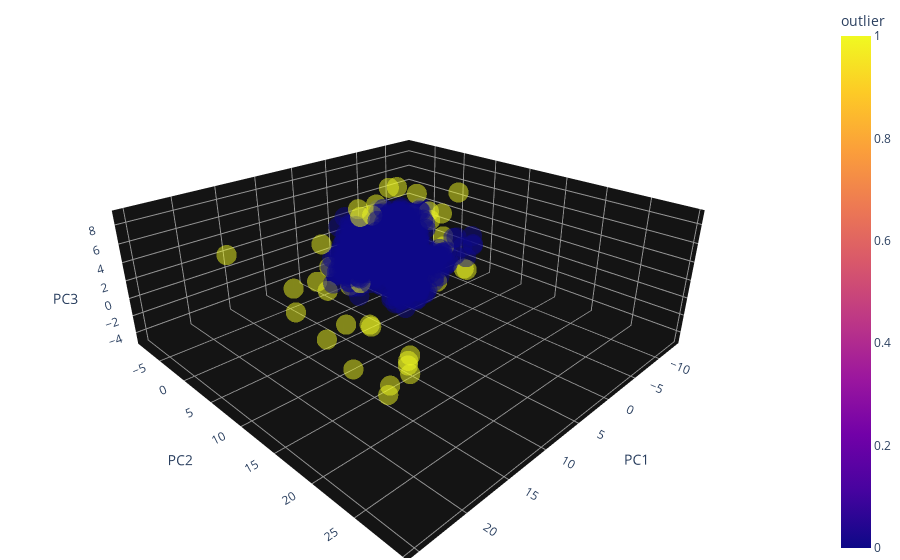

Write notebook code for a chart like this one.
### Code cell
def axes_style3d(bgcolor = "rgb(20, 20, 20)",
                 gridcolor="rgb(150, 150, 150)", 
                 zeroline=False): 
    return dict(showbackground =True,
                backgroundcolor=bgcolor,
                gridcolor=gridcolor,
                zeroline=False)

my_axes =  axes_style3d()  #black background color  

fig = px.scatter_3d(df, x = 'PC1', y = 'PC2', z = 'PC3',
                    color='outlier', hover_name = "index", opacity = 0.5)

fig.update_traces(marker = dict(size = 7),
                  selector = dict(mode='markers'))

fig.update_layout(margin=dict(t=2, r=2, b=2, l=2),
                   scene=dict(xaxis=my_axes, 
                             yaxis=my_axes, 
                             zaxis=my_axes,
                             camera_eye=dict(x=1.5, y=1.5, z=1)))

fig.show()
fig.write_html("outlier_detection.html")

### Figure 1 — Plotly figure (JSON) as saved in the notebook; plotly's stock layout.template omitted (floating-point values rounded to 4 significant figures; data arrays with more than 128 entries replaced by an {"elided": "..."} marker saying what was removed)
{"data": [{"hovertemplate": "<b>%{hovertext}</b><br><br>PC1=%{x}<br>PC2=%{y}<br>PC3=%{z}<br>outlier=%{marker.color}<extra></extra>", "hovertext": {"elided": "1500 int values"}, "legendgroup": "", "marker": {"color": {"elided": "1500 int values"}, "coloraxis": "coloraxis", "opacity": 0.5, "size": 7, "symbol": "circle"}, "mode": "markers", "name": "", "scene": "scene", "showlegend": false, "type": "scatter3d", "x": {"elided": "1500 float values"}, "y": {"elided": "1500 float values"}, "z": {"elided": "1500 float values"}}], "layout": {"coloraxis": {"colorbar": {"title": {"text": "outlier"}}, "colorscale": [[0, "#0d0887"], [0.1111, "#46039f"], [0.2222, "#7201a8"], [0.3333, "#9c179e"], [0.4444, "#bd3786"], [0.5556, "#d8576b"], [0.6667, "#ed7953"], [0.7778, "#fb9f3a"], [0.8889, "#fdca26"], [1, "#f0f921"]]}, "legend": {"tracegroupgap": 0}, "margin": {"b": 2, "l": 2, "r": 2, "t": 2}, "scene": {"camera": {"eye": {"x": 1.5, "y": 1.5, "z": 1}}, "domain": {"x": [0, 1], "y": [0, 1]}, "xaxis": {"backgroundcolor": "rgb(20, 20, 20)", "gridcolor": "rgb(150, 150, 150)", "showbackground": true, "title": {"text": "PC1"}, "zeroline": false}, "yaxis": {"backgroundcolor": "rgb(20, 20, 20)", "gridcolor": "rgb(150, 150, 150)", "showbackground": true, "title": {"text": "PC2"}, "zeroline": false}, "zaxis": {"backgroundcolor": "rgb(20, 20, 20)", "gridcolor": "rgb(150, 150, 150)", "showbackground": true, "title": {"text": "PC3"}, "zeroline": false}}}}
